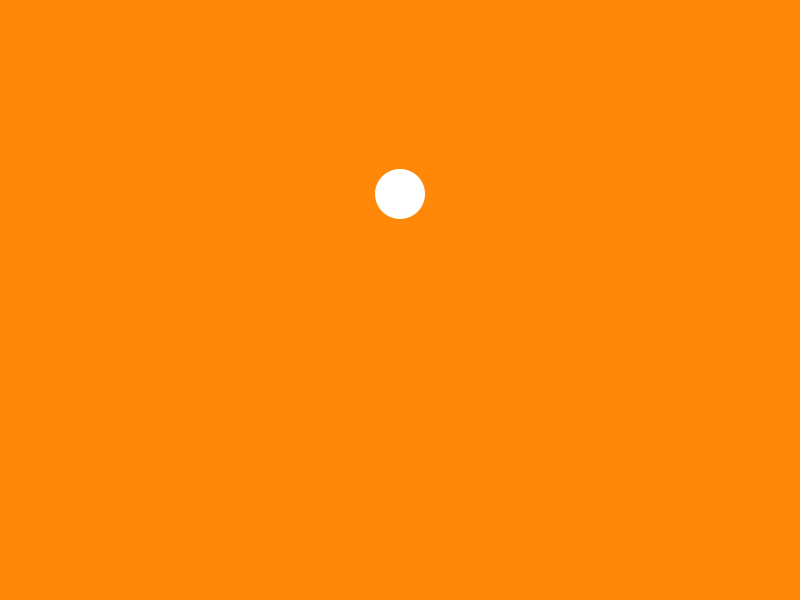
Frame 1 (no input)
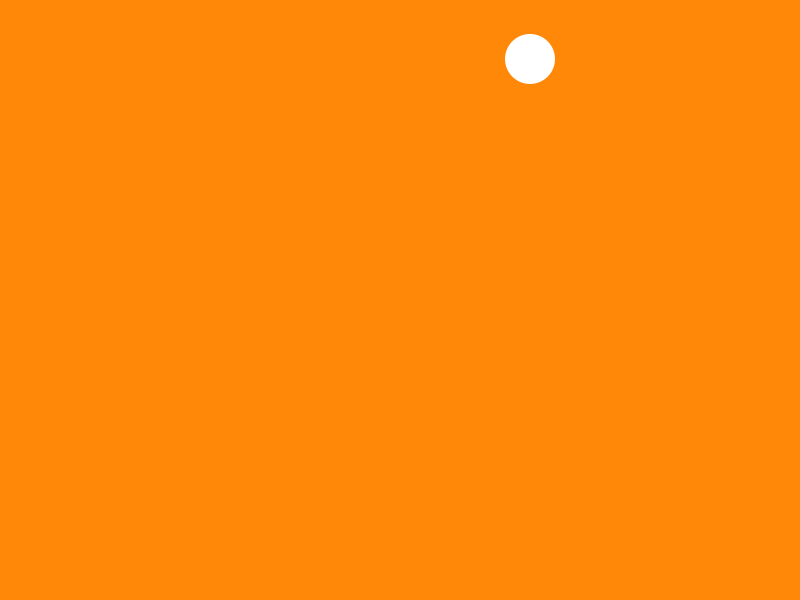
Frame 60 (the mouse pressed at the canvas centre just before this capture)
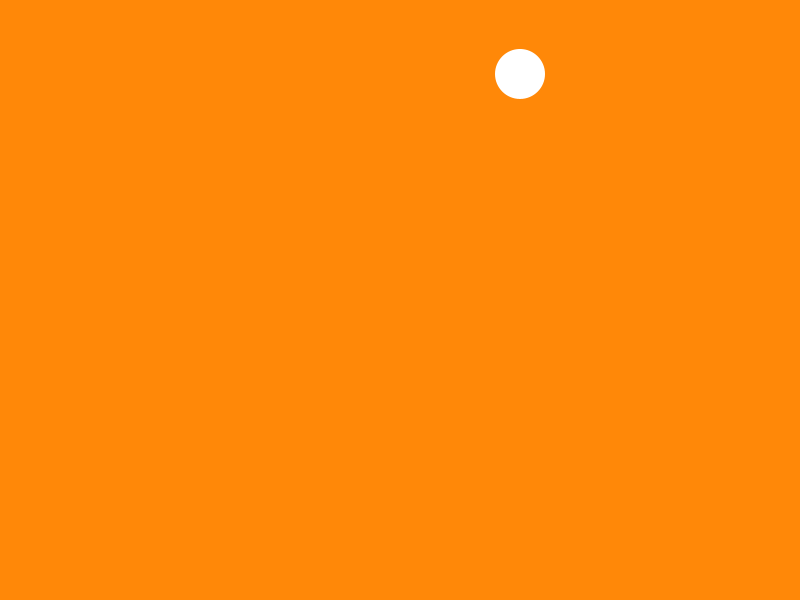
Frame 120 (the mouse held since frame 60 and released just before this capture)

The Processing sketch that drew these frames (run headless with seeded random() and noise(); from frame 60 on, the mouse is pressed at the canvas centre):

// Processing sketch: processing_33822
// ── processing_33822.pde

float posX = 400;
float posY = random(300);
int speedX = 10;
int speedY = 15;

boolean bounceBall = true;

//keeps track of each mouse click
int pressCount = 0;

void setup(){
  size(800,600);
  background(255,136,8);
  smooth();

}

void draw(){
  background(255,136,8);
  noStroke();
  ellipse(posX, posY, 50, 50);
  
  if(bounceBall == true){
    bounce();
  }
}

void bounce(){
  //x movement
  posX+=speedX;
  if(posX < 50 || posX > width - 50){
    speedX *= -1;
  }
  
  //y movement
  posY+=speedY;
  if(posY < 50 || posY > height - 50){
    speedY *= -1;
  }

}

void mousePressed(){
  bounceBall = !bounceBall;
  pressCount++;
  println(pressCount);
  
  if(pressCount == 5){
    //do something
    fill(211,59,232);
    speedX = 20;
  }
}

void keyPressed(){
  if(key == 'r' || key == 'R'){
    //reset our counter
    pressCount = 0;
    println("pressCount reset");
  }
}

                
                
